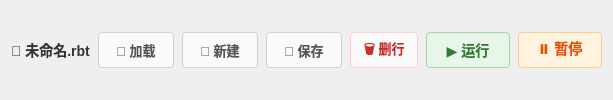
            <widget class="QFrame" name="progToolBar">
             <property name="minimumSize">
              <size>
               <width>0</width>
               <height>48</height>
              </size>
             </property>
             <property name="styleSheet">
              <string>QFrame#progToolBar{background:#ffffff;border:1px solid #d0d5dd;border-radius:6px;}</string>
             </property>
             <layout class="QHBoxLayout" name="progToolLayout">
              <property name="spacing">
               <number>8</number>
              </property>
              <item>
               <widget class="QLabel" name="progFileName">
                <property name="styleSheet">
                 <string>color:#333;font-size:14px;font-weight:bold;border:none;background:transparent;</string>
                </property>
                <property name="text">
                 <string>📄 未命名.rbt</string>
                </property>
               </widget>
              </item>
              <item>
               <widget class="QPushButton" name="btnProgLoad">
                <property name="minimumSize">
                 <size>
                  <width>76</width>
                  <height>36</height>
                 </size>
                </property>
                <property name="styleSheet">
                 <string>QPushButton{background:#fafafa;color:#555;border:1px solid #d0d0d0;border-radius:4px;padding:2px 8px;font-size:13px;font-weight:bold;}QPushButton:hover{background:#f0f0f0;}</string>
                </property>
                <property name="text">
                 <string>📂 加载</string>
                </property>
               </widget>
              </item>
              <item>
               <widget class="QPushButton" name="btnProgNew">
                <property name="minimumSize">
                 <size>
                  <width>76</width>
                  <height>36</height>
                 </size>
                </property>
                <property name="styleSheet">
                 <string>QPushButton{background:#fafafa;color:#555;border:1px solid #d0d0d0;border-radius:4px;padding:2px 8px;font-size:13px;font-weight:bold;}QPushButton:hover{background:#f0f0f0;}</string>
                </property>
                <property name="text">
                 <string>📄 新建</string>
                </property>
               </widget>
              </item>
              <item>
               <widget class="QPushButton" name="btnProgSave">
                <property name="minimumSize">
                 <size>
                  <width>76</width>
                  <height>36</height>
                 </size>
                </property>
                <property name="styleSheet">
                 <string>QPushButton{background:#fafafa;color:#555;border:1px solid #d0d0d0;border-radius:4px;padding:2px 8px;font-size:13px;font-weight:bold;}QPushButton:hover{background:#f0f0f0;}</string>
                </property>
                <property name="text">
                 <string>💾 保存</string>
                </property>
               </widget>
              </item>
              <item>
               <widget class="QPushButton" name="btnProgDeleteLine">
                <property name="minimumSize">
                 <size>
                  <width>68</width>
                  <height>36</height>
                 </size>
                </property>
                <property name="styleSheet">
                 <string>QPushButton{background:#fafafa;color:#c62828;border:1px solid #ffcdd2;border-radius:4px;padding:2px 8px;font-size:13px;font-weight:bold;}QPushButton:hover{background:#ffebee;}</string>
                </property>
                <property name="text">
                 <string>🗑 删行</string>
                </property>
               </widget>
              </item>
              <item>
               <spacer name="progToolSpacer">
                <property name="orientation">
                 <enum>Qt::Orientation::Horizontal</enum>
                </property>
                <property name="sizeHint" stdset="0">
                 <size>
                  <width>0</width>
                  <height>0</height>
                 </size>
                </property>
               </spacer>
              </item>
              <item>
               <widget class="QPushButton" name="btnProgRun">
                <property name="minimumSize">
                 <size>
                  <width>84</width>
                  <height>36</height>
                 </size>
                </property>
                <property name="styleSheet">
                 <string>QPushButton{background:#e8f5e9;color:#2e7d32;border:1px solid #a5d6a7;border-radius:4px;padding:2px 12px;font-weight:bold;font-size:14px;}QPushButton:hover{background:#c8e6c9;}</string>
                </property>
                <property name="text">
                 <string>▶ 运行</string>
                </property>
               </widget>
              </item>
              <item>
               <widget class="QPushButton" name="btnProgStop">
                <property name="minimumSize">
                 <size>
                  <width>84</width>
                  <height>36</height>
                 </size>
                </property>
                <property name="styleSheet">
                 <string>QPushButton{background:#fff3e0;color:#e65100;border:1px solid #ffcc80;border-radius:4px;padding:2px 12px;font-weight:bold;font-size:14px;}QPushButton:hover{background:#ffe0b2;}</string>
                </property>
                <property name="text">
                 <string>⏸ 暂停</string>
                </property>
               </widget>
              </item>
             </layout>
            </widget>
